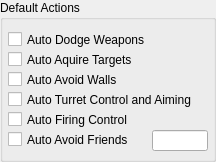
    <widget class="QGroupBox" name="IDC_STATIC_25">
      <property name="geometry">
        <rect>
          <x>8</x>
          <y>305</y>
          <width>216</width>
          <height>162</height>
        </rect>
      </property>
      <property name="title">
        <string>Default Actions</string>
      </property>
      <property name="visible">
        <bool>true</bool>
      </property>
      <property name="enabled">
        <bool>true</bool>
      </property>
      <property name="flat">
        <bool>false</bool>
      </property>
      <widget class="QCheckBox" name="IDC_AI_DODGE_CHECK">
        <property name="geometry">
          <rect>
            <x>8</x>
            <y>30</y>
            <width>144</width>
            <height>19</height>
          </rect>
        </property>
        <property name="text">
          <string>Auto Dodge Weapons</string>
        </property>
        <property name="visible">
          <bool>true</bool>
        </property>
        <property name="enabled">
          <bool>true</bool>
        </property>
      </widget>
      <widget class="QCheckBox" name="IDC_AI_RETARGET_CHECK">
        <property name="geometry">
          <rect>
            <x>8</x>
            <y>50</y>
            <width>168</width>
            <height>19</height>
          </rect>
        </property>
        <property name="text">
          <string>Auto Aquire Targets</string>
        </property>
        <property name="visible">
          <bool>true</bool>
        </property>
        <property name="enabled">
          <bool>true</bool>
        </property>
      </widget>
      <widget class="QCheckBox" name="IDC_AI_AVOIDWALLS_CHECK">
        <property name="geometry">
          <rect>
            <x>8</x>
            <y>70</y>
            <width>152</width>
            <height>19</height>
          </rect>
        </property>
        <property name="text">
          <string>Auto Avoid Walls</string>
        </property>
        <property name="visible">
          <bool>true</bool>
        </property>
        <property name="enabled">
          <bool>true</bool>
        </property>
      </widget>
      <widget class="QCheckBox" name="IDC_AUTO_TURRETCONTROL_CHECK">
        <property name="geometry">
          <rect>
            <x>8</x>
            <y>90</y>
            <width>184</width>
            <height>19</height>
          </rect>
        </property>
        <property name="text">
          <string>Auto Turret Control and Aiming</string>
        </property>
        <property name="visible">
          <bool>true</bool>
        </property>
        <property name="enabled">
          <bool>true</bool>
        </property>
      </widget>
      <widget class="QCheckBox" name="IDC_AI_FIREATTARGET_CHECK">
        <property name="geometry">
          <rect>
            <x>8</x>
            <y>110</y>
            <width>168</width>
            <height>19</height>
          </rect>
        </property>
        <property name="text">
          <string>Auto Firing Control</string>
        </property>
        <property name="visible">
          <bool>true</bool>
        </property>
        <property name="enabled">
          <bool>true</bool>
        </property>
      </widget>
      <widget class="QCheckBox" name="IDC_AI_AVOID_FRIENDS_CHECK">
        <property name="geometry">
          <rect>
            <x>8</x>
            <y>130</y>
            <width>123</width>
            <height>19</height>
          </rect>
        </property>
        <property name="text">
          <string>Auto Avoid Friends</string>
        </property>
        <property name="visible">
          <bool>true</bool>
        </property>
        <property name="enabled">
          <bool>true</bool>
        </property>
      </widget>
      <widget class="QLineEdit" name="IDC_AVOID_FRIENDS_DIST_EDIT">
        <property name="geometry">
          <rect>
            <x>152</x>
            <y>130</y>
            <width>56</width>
            <height>21</height>
          </rect>
        </property>
        <property name="visible">
          <bool>true</bool>
        </property>
        <property name="enabled">
          <bool>true</bool>
        </property>
      </widget>
    </widget>
